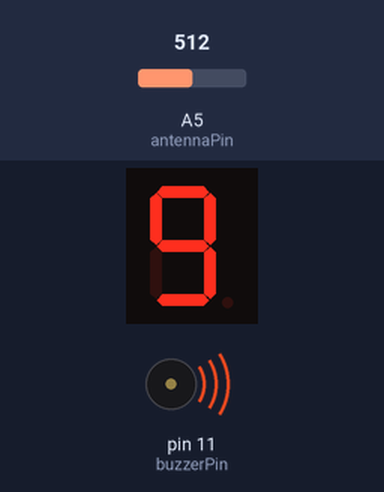
Recording of a sketch running on a simulated Arduino Uno, built with avr-gcc and run on an emulated ATmega328P. Shown: 1-digit seven-segment display, buzzer (waves = sounding). Wiring (inferred from the names in the program): 1-digit 7-segment display, segments lit when HIGH: segments pin 2, pin 3, pin 4, pin 5, pin 6, pin 7, pin 8. The inputs (shaded band) are chosen by the test bench; at power-on: A5 (antennaPin) = 512. The segment pins are drawn as the display they are named for.

Above: at 1.2 s.
1.3 s: A5 (antennaPin) set to 106
At 2.5 s:
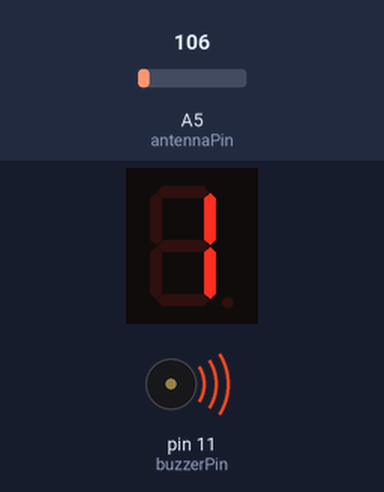
2.8 s: A5 (antennaPin) set to 89
At 3.5 s:
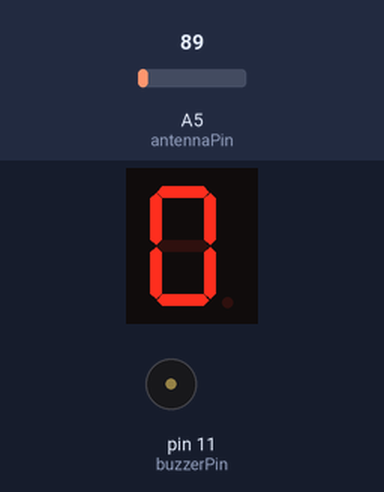
4.3 s: A5 (antennaPin) set to 122
At 5.5 s:
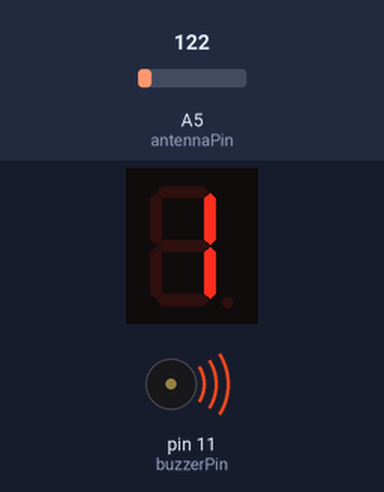
5.8 s: A5 (antennaPin) set to 0
At 6.5 s:
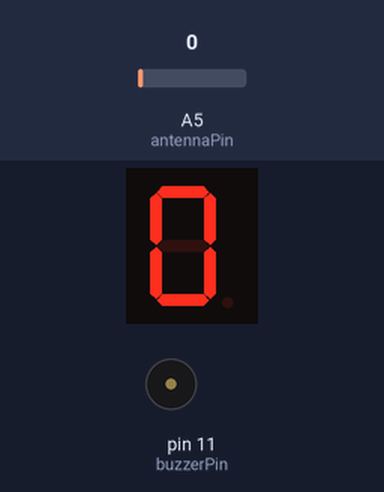
Timing chart, 0 to 8.3 s (numbered marks = the images above; inputs shaded):
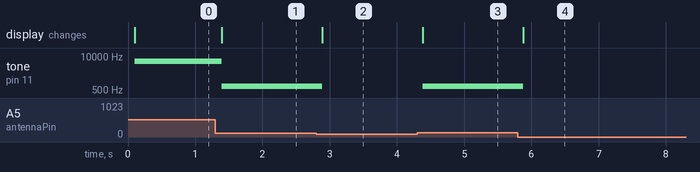

The sketch:

EMF_detector.ino
```cpp
// antenna constants & variables
const int antennaPin = A5;
unsigned int antennaValue;
unsigned int averageValue;

// buzzer constants & variables
const int buzzerPin = 11;
const int buzzerTone = 700;

// 7-segment display constants & variables
const int pinA = 2;
const int pinB = 3;
const int pinC = 4;
const int pinD = 5;
const int pinE = 6;
const int pinF = 7;
const int pinG = 8;

const int segSize = 7;
const int noOfDigits = 10;

int segments[segSize] = { pinA, pinB, pinC, pinD, pinE, pinF, pinG };

bool digitMatrix[noOfDigits][segSize] = {
  // a  b  c  d  e  f  g
  {1, 1, 1, 1, 1, 1, 0}, // 0
  {0, 1, 1, 0, 0, 0, 0}, // 1
  {1, 1, 0, 1, 1, 0, 1}, // 2
  {1, 1, 1, 1, 0, 0, 1}, // 3
  {0, 1, 1, 0, 0, 1, 1}, // 4
  {1, 0, 1, 1, 0, 1, 1}, // 5
  {1, 0, 1, 1, 1, 1, 1}, // 6
  {1, 1, 1, 0, 0, 0, 0}, // 7
  {1, 1, 1, 1, 1, 1, 1}, // 8
  {1, 1, 1, 1, 0, 1, 1}  // 9
};

const unsigned int displayDelay = 40;
unsigned int displayTime = 0;

//constants & variables for interpreting the emf signal

const int minSenseLimit = 0;
const int maxSenseLimit = 600;

const int digitSignalLimit[noOfDigits] = { 100, 150, 200, 250, 300, 350, 400, 450, 500, maxSenseLimit };

const unsigned int noSamples = 500;

const byte minDigitDisplay = 0;
const byte maxDigitDisplay = noOfDigits - 1;

void displayNumber(byte digit) {
  for (int i = 0; i < segSize; ++i) {
    digitalWrite(segments[i], digitMatrix[digit][i]);
  }
}

void setup() {
  for (int i = 0; i < segSize; ++i) {
    pinMode(segments[i], OUTPUT);
  }

  pinMode(antennaPin, INPUT);
}

unsigned int getAverageValue() {
  // get the average of noSamples readings

  float answer = 0;
  for (int i = 0; i < noSamples; ++i) {
    antennaValue = 1.0 * analogRead(antennaPin);
    answer += antennaValue;
  }

  answer /= noSamples;
  answer = constrain(answer, minSenseLimit, maxSenseLimit);

  // determine to which digit does the signal correspond to
  for (int i = 0; i < noOfDigits; ++i) {
    if (answer < digitSignalLimit[i]) {
      answer = i;
      break;
    }
  }

  return answer;
}

void loop() {
  if (millis() - displayTime > displayDelay) {
    averageValue = getAverageValue();
    displayNumber(averageValue);
    tone(buzzerPin, buzzerTone * averageValue);

    displayTime = millis();
  }
}
```

Measured:
- the behaviour switches between 100 and 99 on A5 (antennaPin) (found by bisection; images 1 and 2)
- after the input at 1.3 s, tone on pin 11 (buzzerPin): 6300 Hz → 700 Hz after 0.10 s; the display: changes after 0.10 s (image 1)
- after the input at 2.8 s, tone on pin 11 (buzzerPin): 700 Hz → silent after 0.09 s; the display: changes after 0.09 s (image 2)
- after the input at 4.3 s, tone on pin 11 (buzzerPin): silent → 700 Hz after 0.08 s; the display: changes after 0.08 s (image 3)
- after the input at 5.8 s, tone on pin 11 (buzzerPin): 700 Hz → silent after 0.08 s; the display: changes after 0.08 s (image 4)
